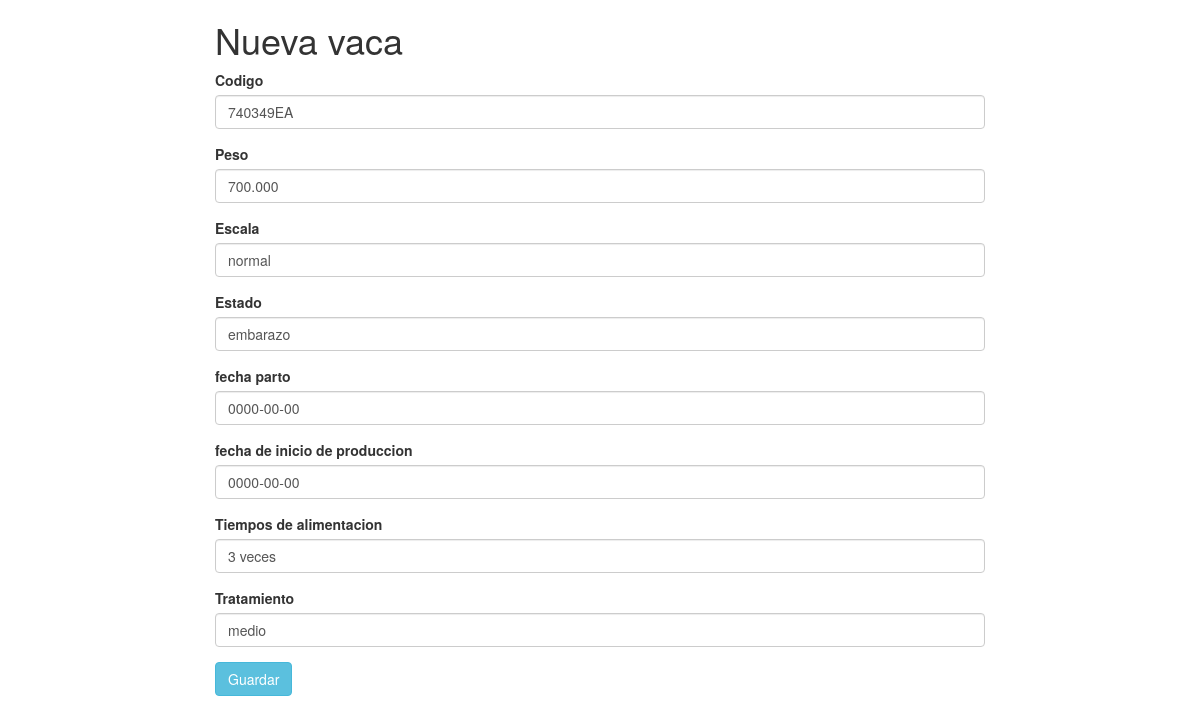
Page /modificar_vaca.php?codigo=740349EA on the committed database.
### tables this page shows
CREATE TABLE `vaca` (
  `id` int(11) NOT NULL,
  `codigo` varchar(50) NOT NULL,
  `raza` varchar(50) NOT NULL,
  `fecha_nacimiento` date NOT NULL,
  `peso` decimal(10,3) NOT NULL,
  `escala` varchar(50) NOT NULL,
  `estado` varchar(50) NOT NULL,
  `fecha_parto` date NOT NULL,
  `fecha_inicio_produccion` date NOT NULL,
  `tiempos_alimentacion` varchar(50) NOT NULL,
  `tratamiento` varchar(50) NOT NULL
);

### Database.php (called while the page is built, shortened)
<?php
class Database
{
    private static $db = null;
    private static $pdo;
    public static function getInstance()
    {
        if (self::$db === null) {
            self::$db = new self();
        }
        return self::$db;
    }
    public function getDb()
    {
        if (self::$pdo == null) {
            self::$pdo = new PDO(
                'mysql:dbname=' . DATABASE .
                ';host=' . HOSTNAME .
                ';port:63343;',
                USERNAME,
                PASSWORD,
                array(PDO::MYSQL_ATTR_INIT_COMMAND => "SET NAMES utf8")
            );
            self::$pdo->setAttribute(PDO::ATTR_ERRMODE, PDO::ERRMODE_EXCEPTION);
        }
        return self::$pdo;
    }
}
?>

### vaca.php (called while the page is built, shortened)
<?php
require 'Database.php';
class vaca
{
    public static function getById($codigo)
    {
        $consulta = "SELECT codigo,
                            raza,
							fecha_nacimiento,
							peso,
							escala,
							estado,
							fecha_parto,
							fecha_inicio_produccion,
							tiempos_alimentacion,
							tratamiento
                             FROM vaca
                             WHERE codigo = ?";
        try {
            $comando = Database::getInstance()->getDb()->prepare($consulta);
            $comando->execute(array($codigo));
            $row = $comando->fetch(PDO::FETCH_ASSOC);
            return $row;
        } catch (PDOException $e) {
            return -1;
        }
    }
}
?>

### formulario.php (the view, shortened to what this page needs)
<!DOCTYPE html>
<html>
<head>
	<link rel="stylesheet" type="text/css" href="css/bootstrap.min.css">
</head>
<body>
	<div class="col-md-8  col-md-offset-2">
		<h1>Nueva vaca</h1>
		<form method="POST" action="actualizar_vaca.php">
			<div class="form-group">
				<label for="codigo" class="control-label">Codigo</label>
				<input id="codigo" type="text" name="codigo" class="form-control" value="<?= $retorno['codigo'] ?>">
			</div>
			<div class="form-group">
				<label for="peso" class="control-label">Peso</label>
				<input id="peso" type="text" name="peso" class="form-control" value="<?= $retorno['peso'] ?>">
			</div>
			<div class="form-group">
				<label for="escala" class="control-label">Escala</label>
				<input id="escala" type="text" name="escala" class="form-control" value="<?= $retorno['escala'] ?>">
			</div>
			<div class="form-group">
				<label for="estado" class="control-label">Estado</label>
				<input id="estado" type="text" name="estado" class="form-control" value="<?= $retorno['estado'] ?>">
			</div>
			<div class="form-group">
				<label for="fecha_parto" class="control-label">fecha parto</label>
				<input id="fecha_parto" type="text" name="fecha_parto" class="form-control" value="<?= $retorno['fecha_parto'] ?>">
			</div>
			<div class="form-group">
				<label for="fecha_inicio_produccion" class="control-label">fecha de inicio de produccion</label>
				<input id="fecha_inicio_produccion" type="text" name="fecha_inicio_produccion" class="form-control" value="<?= $retorno['fecha_inicio_produccion'] ?>">
			</div>
			<div class="form-group">
				<label for="tiempos_alimentacion" class="control-label">Tiempos de alimentacion</label>
				<input id="tiempos_alimentacion" type="text" name="tiempos_alimentacion" class="form-control" value="<?= $retorno['tiempos_alimentacion'] ?>">
			</div>
			<div class="form-group">
				<label for="tratamiento" class="control-label">Tratamiento</label>
				<input id="tratamiento" type="text" name="tratamiento" class="form-control" value="<?= $retorno['tratamiento'] ?>">
			</div>
			<div class="form-group">
				<input type="submit" value="Guardar" class='btn btn-info'>
			</div>
		</form>
	</div>
</body>
</html>

### rows in the picture
vaca: codigo "740349EA", peso "700.000", escala "normal", estado "embarazo", fecha_parto "0000-00-00", fecha_inicio_produccion "0000-00-00", tiempos_alimentacion "3 veces", tratamiento "medio"
